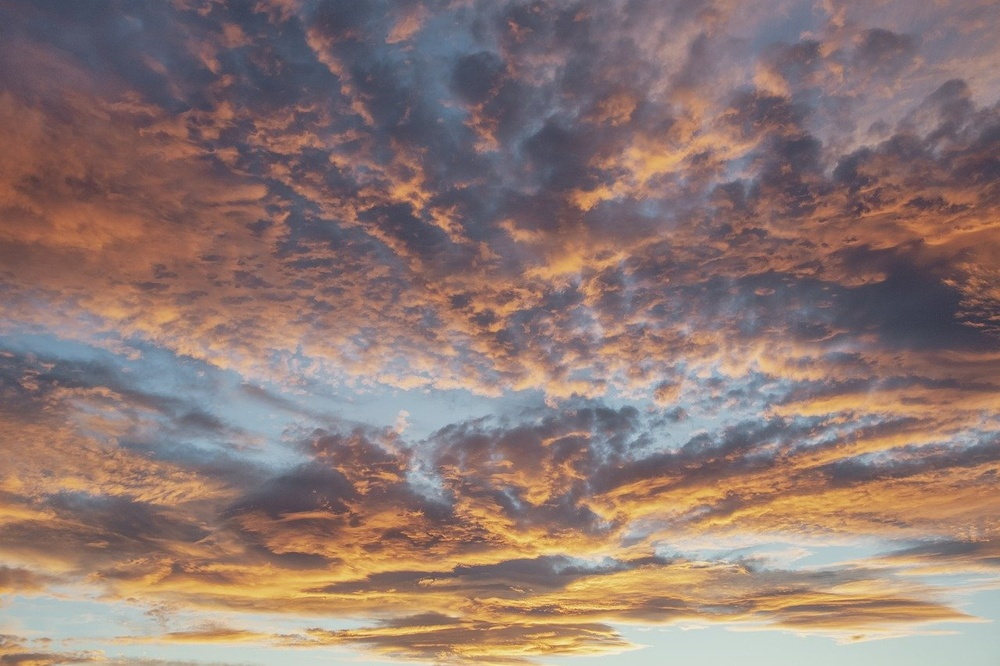
#> input picture Image Enhancement Spatial Domain/dataset/clouds-8420083_1280.jpg, 1000 x 666 px, shrunk from 1280 x 853 before the run
$ python 'Contrast Stretching.py'
#> lines starting #> are read from the running program, lines starting #| are printed output that depends on the picture
import cv2
import numpy as np
import matplotlib.pyplot as plt

# Baca gambar dan konversi ke grayscale
img = cv2.imread('dataset/clouds-8420083_1280.jpg', cv2.IMREAD_GRAYSCALE)
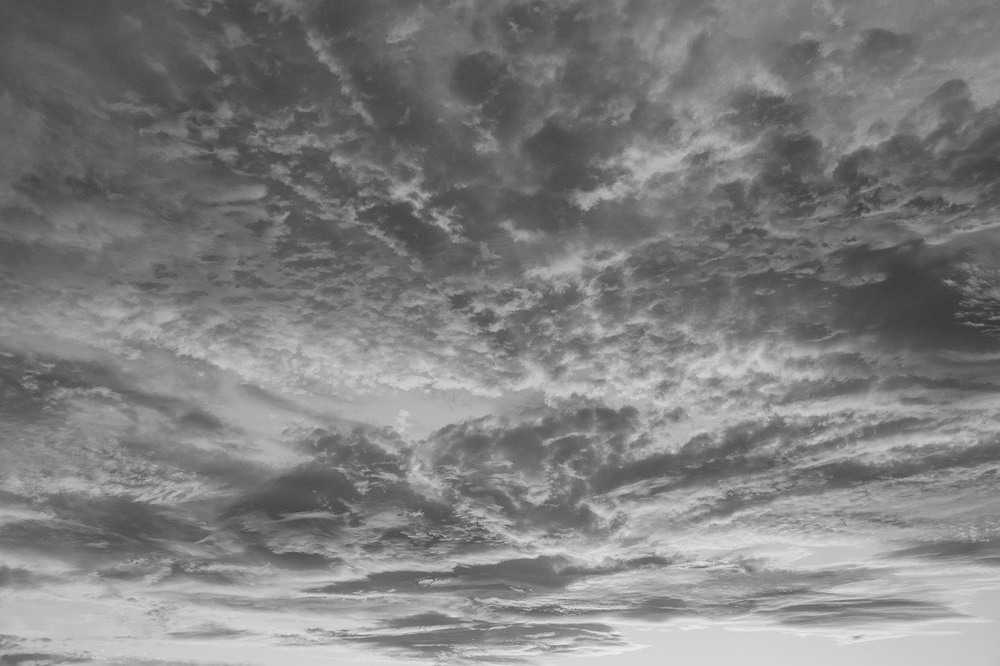
#> img: shape (666, 1000); min 51, max 238, mean 127.3

# Tentukan nilai minimum dan maksimum intensitas piksel
min_intensity = np.min(img)
#> min_intensity = 51
max_intensity = np.max(img)
#> max_intensity = 238

# Tentukan nilai minimum dan maksimum intensitas piksel baru
new_min = 0
new_max = 255

# Kontras Stretching
img_cs = (img - min_intensity) * ((new_max - new_min) / (max_intensity - min_intensity)) + new_min
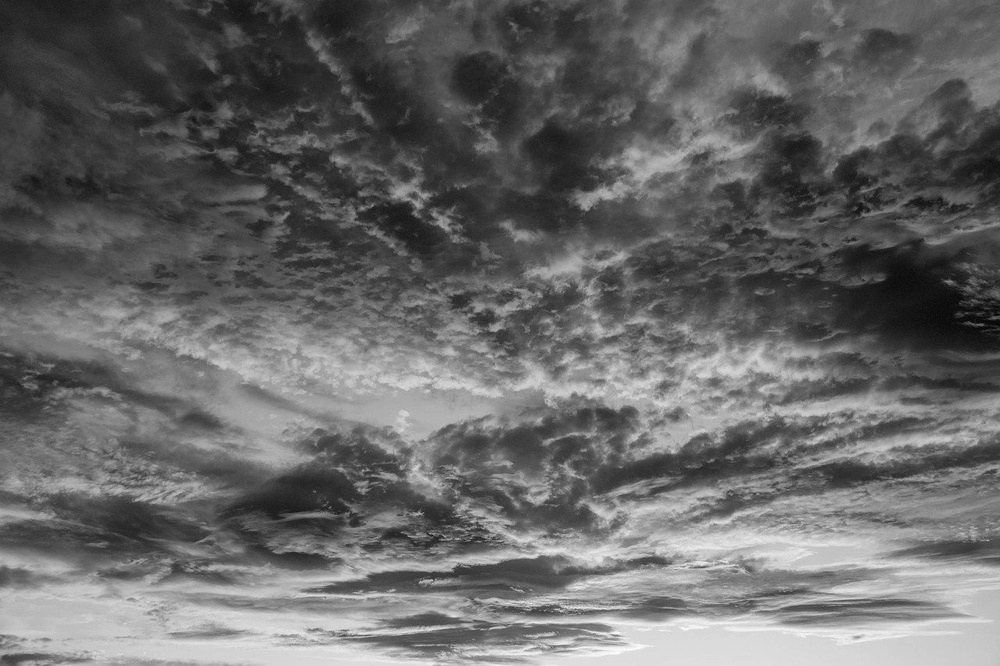
#> img_cs: shape (666, 1000) float64; min 0, max 255, mean 104
img_cs = np.array(img_cs, dtype=np.uint8)

# Tampilkan gambar asli dan gambar dengan kontras stretching
plt.figure(figsize=(12, 6))

plt.subplot(1, 2, 1)
plt.imshow(img, cmap='gray')
plt.title('Gambar Asli')
plt.axis('off')

plt.subplot(1, 2, 2)
plt.imshow(img_cs, cmap='gray')
plt.title('Gambar dengan Kontras Stretching')
plt.axis('off')

plt.tight_layout()
plt.show()
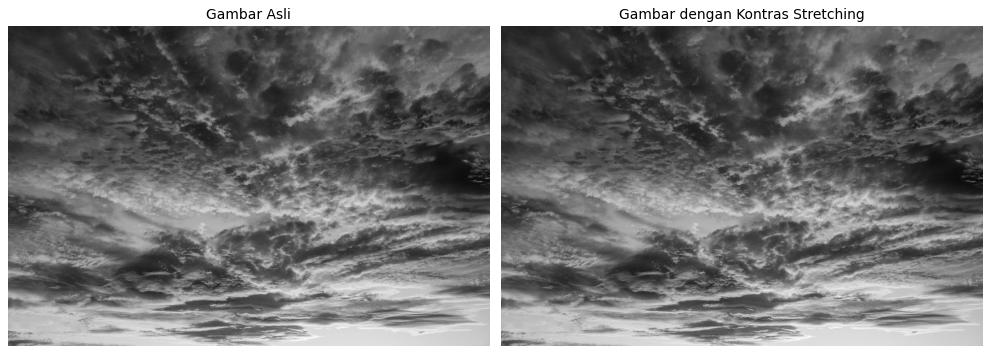
#> figure drawn by matplotlib, 2 panels

$ run again, with Image Enhancement Spatial Domain/dataset/lampu.JPG copied over Image Enhancement Spatial Domain/dataset/clouds-8420083_1280.jpg
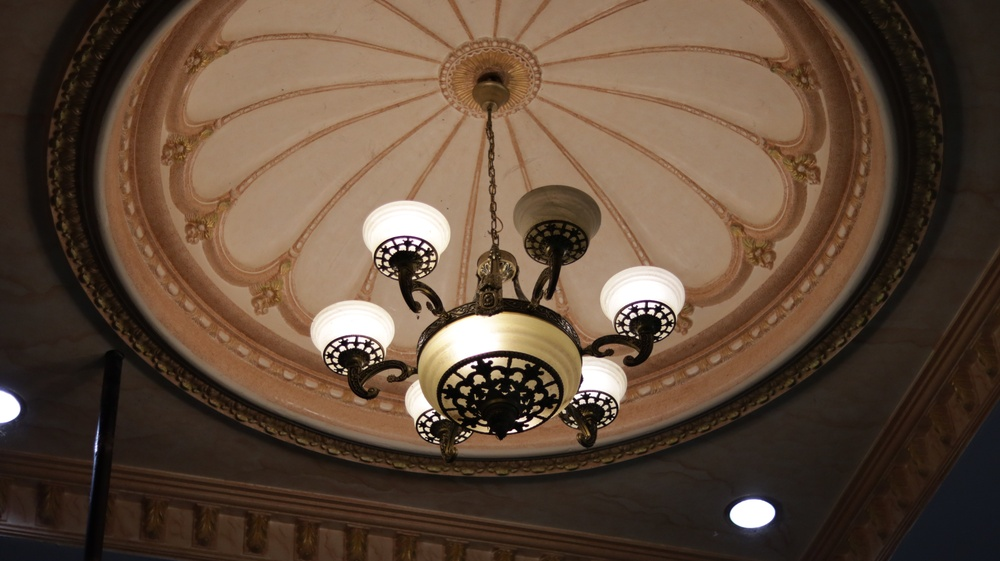
#> input picture Image Enhancement Spatial Domain/dataset/lampu.JPG, 1000 x 561 px, shrunk from 6000 x 3368 before the run
#> `img = cv2.imread('dataset/clouds-8420083_1280.jpg', cv2.IMREAD_GRAYSCA..`:
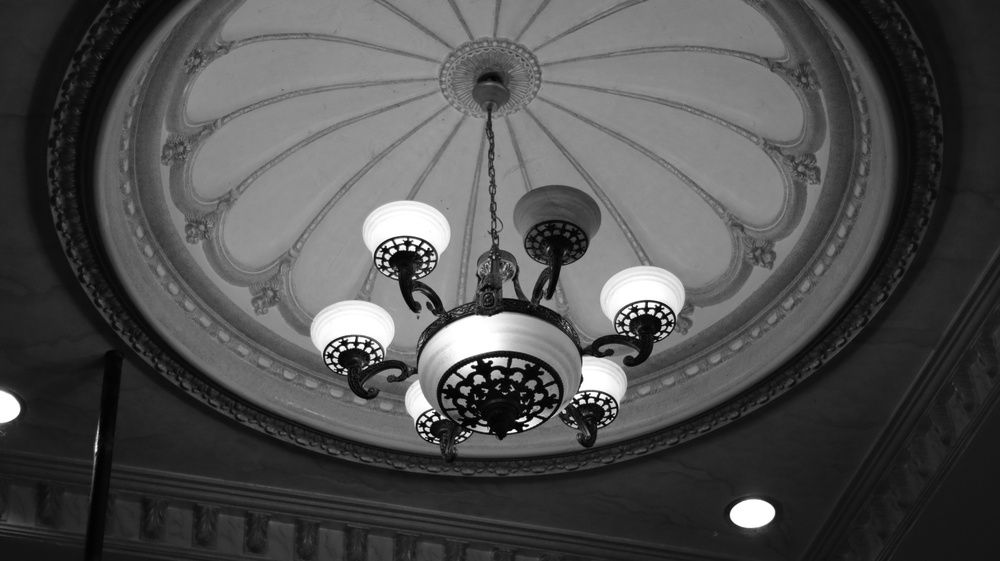
#> img: shape (561, 1000); min 0, max 255, mean 78.4
#> min_intensity = 0
#> max_intensity = 255
#> `plt.show()`:
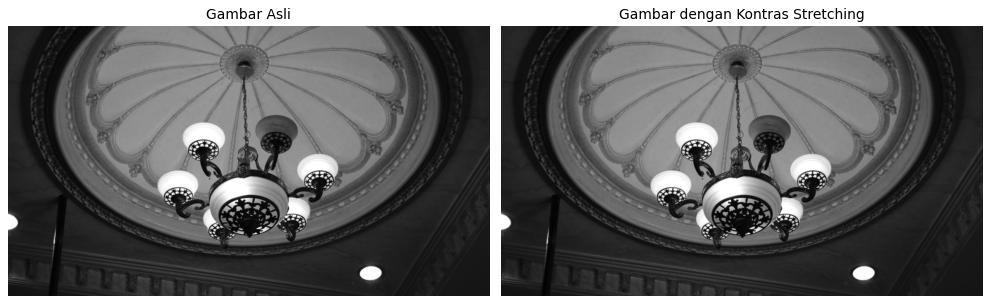
#> figure drawn by matplotlib, 2 panels
